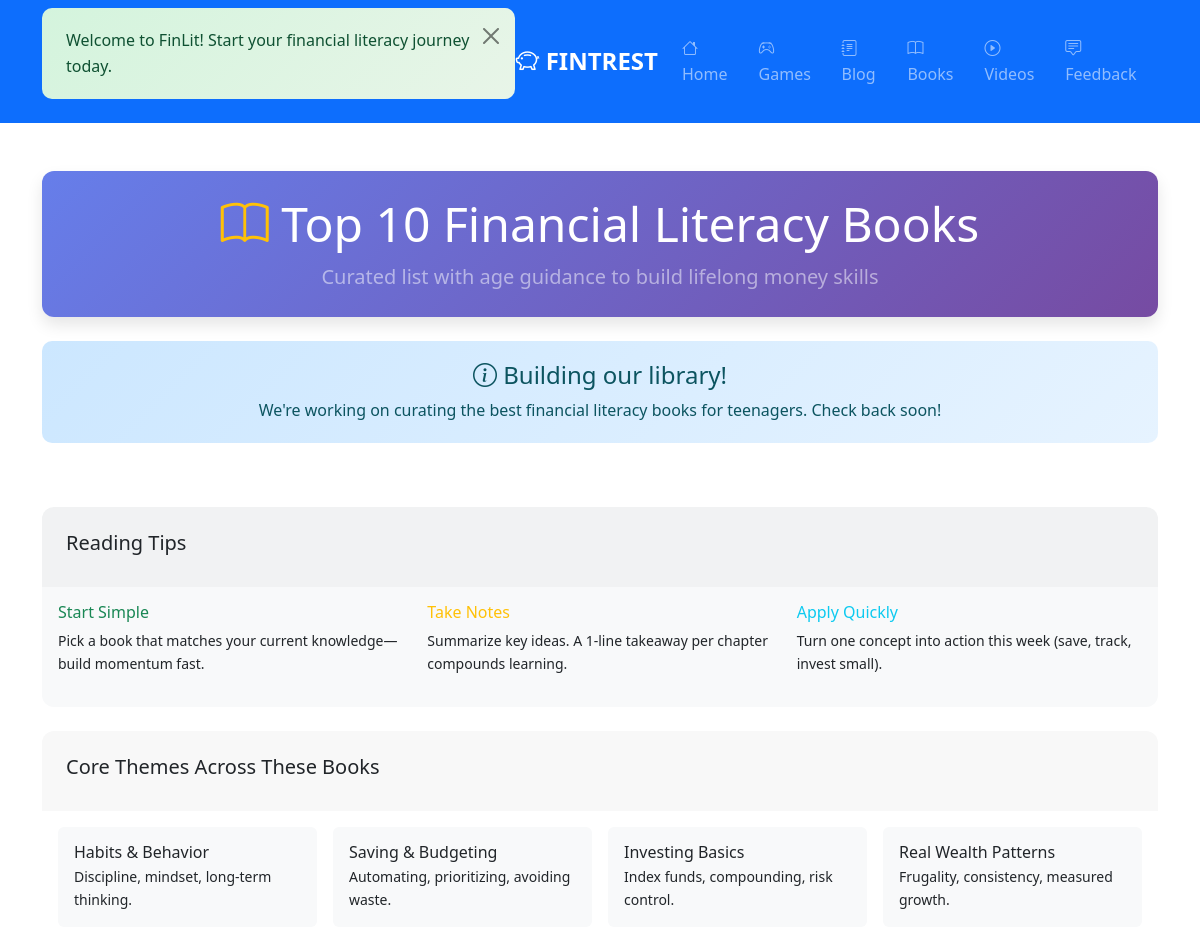
Before: /books (upper part) with the older database file.
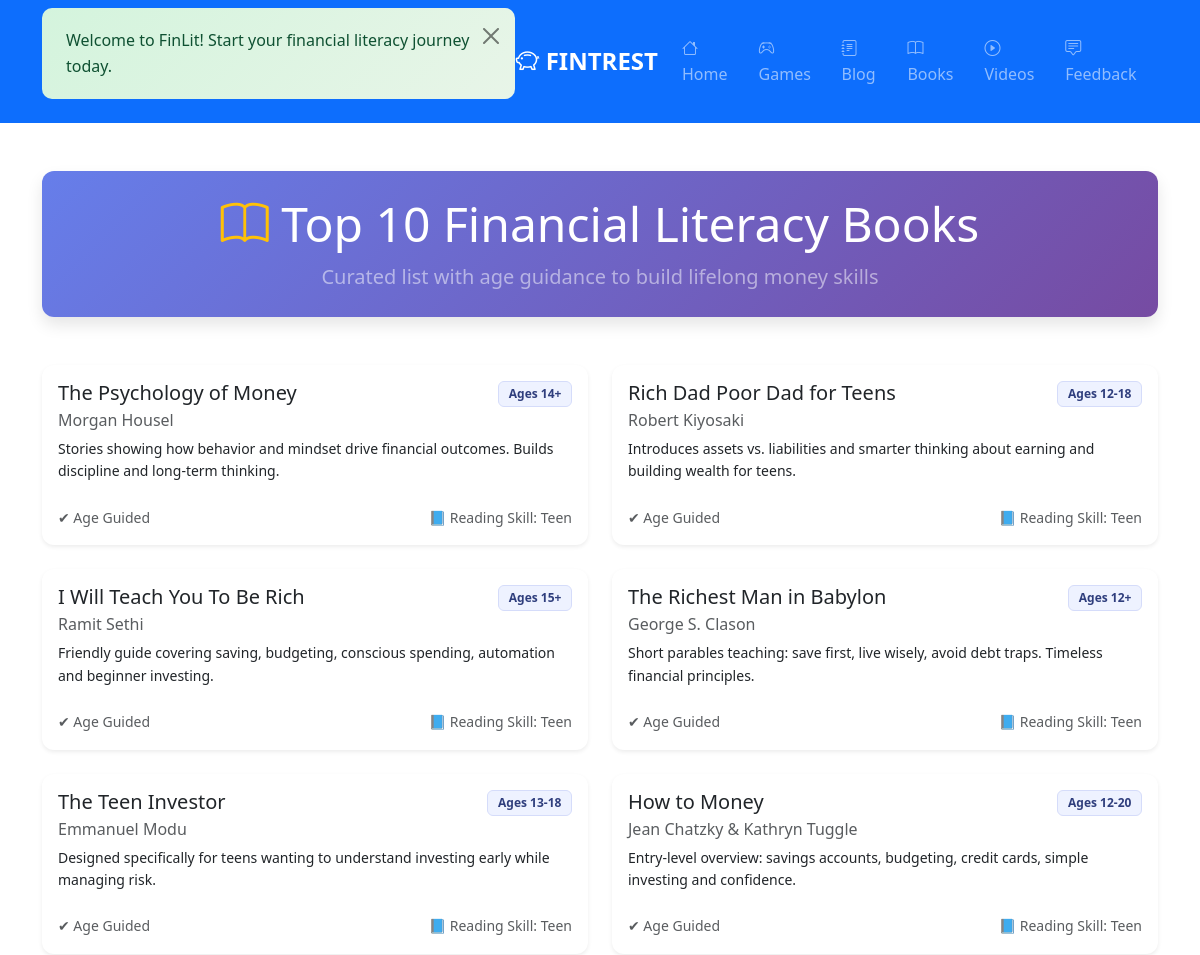
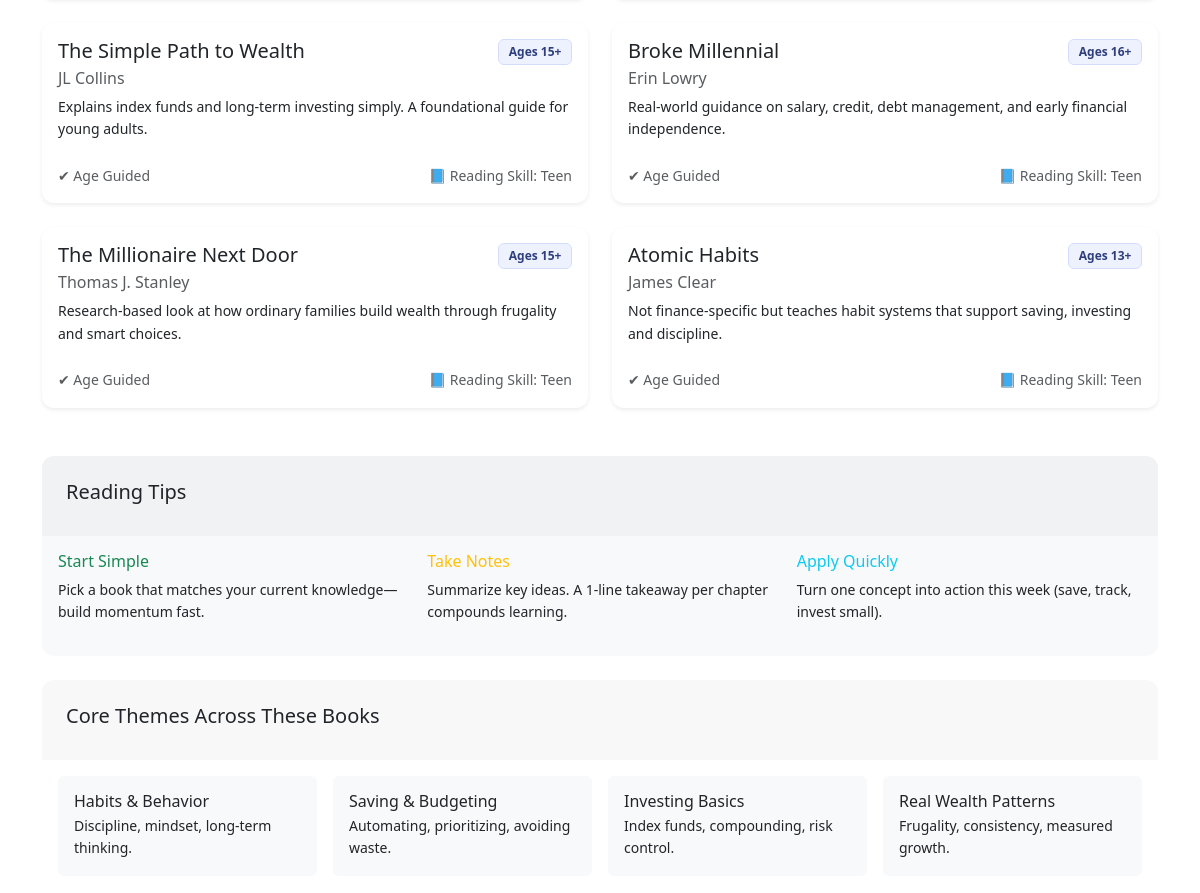
After: the same page with the newer database file (2 pictures, top to bottom).
### app.py (models this page shows, shortened)
class Book(db.Model):
    id = db.Column(db.Integer, primary_key=True)
    title = db.Column(db.String(200), nullable=False)
    author = db.Column(db.String(100), nullable=False)
    description = db.Column(db.Text, nullable=False)
    age_range = db.Column(db.String(20), nullable=False)

### app.py (the view)
@app.route('/books')
def books():
    book_list = Book.query.all()
    return render_template('books.html', books=book_list)

### templates/books.html (shortened to what the changed rows need)
{% extends "base.html" %}
{% block content %}
<div class="container py-5">
    <div class="row mb-5">
        <div class="col text-center">
            <div class="section-hero py-4 px-3">
                <h1 class="display-5 mb-2"><i class="bi bi-book text-warning"></i> Top 10 Financial Literacy Books</h1>
            </div>
        </div>
    </div>
    <div class="row g-4">
        {% for book in books %}
        <div class="col-lg-6">
            <div class="card h-100 shadow-sm book-card">
                <div class="card-body d-flex flex-column">
                    <div class="d-flex justify-content-between align-items-start mb-2">
                        <h5 class="card-title mb-0">{{ book.title }}</h5>
                        <span class="badge age-badge">{{ book.age_range }}</span>
                    </div>
                    <h6 class="card-subtitle mb-2 text-muted">{{ book.author }}</h6>
                    <p class="card-text small flex-grow-1">{{ book.description }}</p>
                    <div class="mt-2 d-flex justify-content-between align-items-center small text-muted">
                        <span>✔ Age Guided</span>
                        <span>📘 Reading Skill: Teen</span>
                    </div>
                </div>
            </div>
        </div>
        {% endfor %}
    </div>
    {% if not books %}
    <div class="row">
        <div class="col text-center">
            <div class="alert alert-info">
                <h4><i class="bi bi-info-circle"></i> Building our library!</h4>
                <p class="mb-0">We're working on curating the best financial literacy books for teenagers. Check back soon!</p>
            </div>
        </div>
    </div>
    {% endif %}
</div>
{% endblock %}

Changed rows visible on the page:
added Book: title "The Psychology of Money", age_range "Ages 14+", author "Morgan Housel", description "Stories showing how behavior and mindset drive financial outcomes. Builds discipline and long-term thinking."
added Book: title "Rich Dad Poor Dad for Teens", age_range "Ages 12-18", author "Robert Kiyosaki", description "Introduces assets vs. liabilities and smarter thinking about earning and building wealth for teens."
added Book: title "I Will Teach You To Be Rich", age_range "Ages 15+", author "Ramit Sethi", description "Friendly guide covering saving, budgeting, conscious spending, automation and beginner investing."
added Book: title "The Richest Man in Babylon", age_range "Ages 12+", author "George S. Clason", description "Short parables teaching: save first, live wisely, avoid debt traps. Timeless financial principles."
added Book: title "The Teen Investor", age_range "Ages 13-18", author "Emmanuel Modu", description "Designed specifically for teens wanting to understand investing early while managing risk."
added Book: title "How to Money", age_range "Ages 12-20", author "Jean Chatzky & Kathryn Tuggle", description "Entry-level overview: savings accounts, budgeting, credit cards, simple investing and confidence."
added Book: title "The Simple Path to Wealth", age_range "Ages 15+", author "JL Collins", description "Explains index funds and long-term investing simply. A foundational guide for young adults."
added Book: title "Broke Millennial", age_range "Ages 16+", author "Erin Lowry", description "Real-world guidance on salary, credit, debt management, and early financial independence."
added Book: title "The Millionaire Next Door", age_range "Ages 15+", author "Thomas J. Stanley", description "Research-based look at how ordinary families build wealth through frugality and smart choices."
added Book: title "Atomic Habits", age_range "Ages 13+", author "James Clear", description "Not finance-specific but teaches habit systems that support saving, investing and discipline."
Other visible differences:
text no longer shown: "Building our library! We're working on curating the best financial literacy books for teenagers. Check back soon!"
